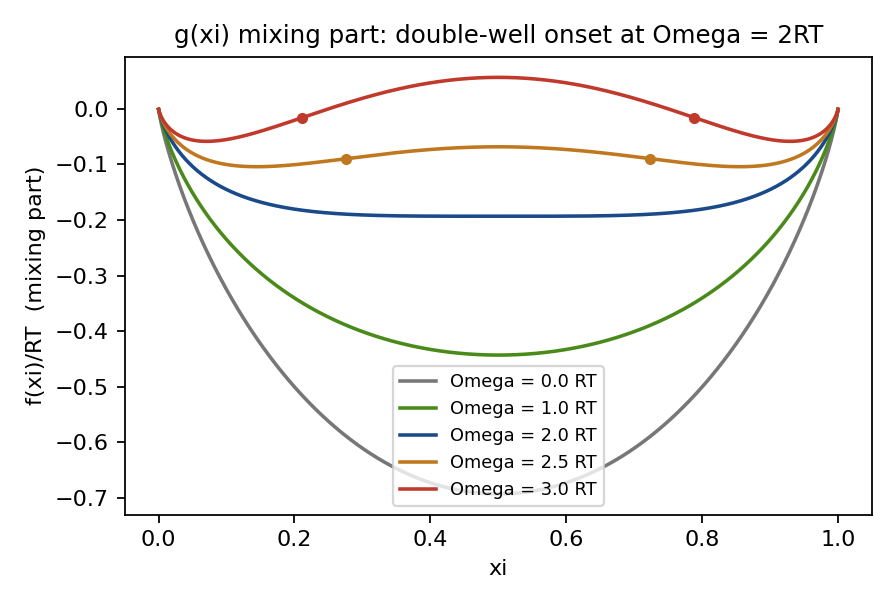

Write Python code to recreate this figure.
# -*- coding: ascii -*-
"""V1013_P21_fig_F2_gxi_doublewell.py  (draft F2, Part 0 sec 0.3)

Regular-solution composition free energy (mixing part, per mole of sites,
in units of RT), evaluated (no fabrication):

    f(xi)/RT = xi ln xi + (1-xi) ln(1-xi) + (Omega/RT) xi (1-xi)

for Omega/RT in {0, 1, 2, 2.5, 3}.  Shows single well -> flat quartic
onset at Omega = 2RT -> double well; spinodal points xi_s = (1 +- u)/2,
u = sqrt(1 - 2RT/Omega), marked for Omega/RT = 2.5, 3.

Outputs: PNG + TikZ coordinate lists (document tikzpicture convention).
"""
import numpy as np
import matplotlib
matplotlib.use("Agg")
import matplotlib.pyplot as plt

xi = np.linspace(1e-4, 1 - 1e-4, 2001)
omegas = [0.0, 1.0, 2.0, 2.5, 3.0]          # Omega / RT
colors = ["#777777", "#4a8a1a", "#1a4a8a", "#c07820", "#c0392b"]

def f_over_RT(x, om):
    return x * np.log(x) + (1 - x) * np.log(1 - x) + om * x * (1 - x)

fig, ax = plt.subplots(figsize=(5.6, 3.8))
for om, c in zip(omegas, colors):
    ax.plot(xi, f_over_RT(xi, om), color=c, lw=1.6, label="Omega = %.1f RT" % om)
    if om > 2.0:
        u = np.sqrt(1 - 2.0 / om)
        for xs in (0.5 * (1 - u), 0.5 * (1 + u)):
            ax.plot(xs, f_over_RT(np.array([xs]), om), "o", color=c, ms=4)
ax.set_xlabel("xi")
ax.set_ylabel("f(xi)/RT  (mixing part)")
ax.set_title("g(xi) mixing part: double-well onset at Omega = 2RT", fontsize=11)
ax.legend(fontsize=8, loc="lower center")
fig.tight_layout()
fig.savefig(__file__.replace(".py", ".png"), dpi=160)

# ---- TikZ coordinate emission ----
print("% TikZ coordinates for fig sm-gxi (x = xi, y = f/RT)")
for om in omegas:
    xs = np.concatenate([[0.004, 0.01, 0.02, 0.04], np.linspace(0.07, 0.93, 19),
                         [0.96, 0.98, 0.99, 0.996]])
    ys = f_over_RT(xs, om)
    pts = " ".join("(%.3f,%.4f)" % (x, y) for x, y in zip(xs, ys))
    print("%% Omega=%.1fRT" % om)
    print("\\draw plot[smooth] coordinates {%s};" % pts)
for om in (2.5, 3.0):
    u = np.sqrt(1 - 2.0 / om)
    print("%% Omega=%.1fRT: u=%.4f xi_s-=%.4f xi_s+=%.4f f(xi_s)/RT=%.4f"
          % (om, u, 0.5 * (1 - u), 0.5 * (1 + u),
             f_over_RT(np.array([0.5 * (1 - u)]), om)[0]))
# corner checks quoted in the self-check record
print("%% check Omega=3RT: f(0.5)/RT=%.4f  f(0.07)/RT=%.4f (doc fig:doublewell ~0.057/-0.058)"
      % (f_over_RT(np.array([0.5]), 3.0)[0], f_over_RT(np.array([0.07]), 3.0)[0]))
